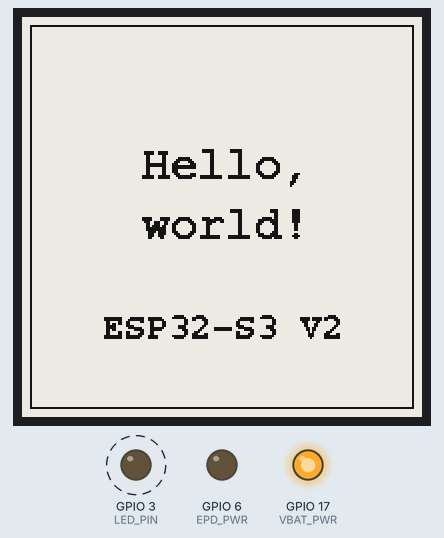
A sketch run on a simulated ESP32-S3. Shown: 200×200 one-colour display, output pins drawn as LEDs (lit = HIGH). Dashed ring = blinking. What the sketch prints to the serial monitor is not drawn.

Above: at 3.3 s.
Timing chart, 0 to 130.0 s (numbered marks = the images above):
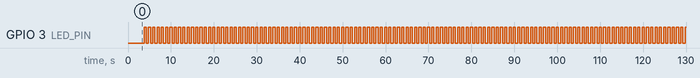

Measured:
- by itself, GPIO 3 (LED_PIN): alternates HIGH for 0.50 s and LOW for 0.50 s

The sketch:

hello_epaper.ino
```cpp
// Hello world for the Waveshare ESP32-S3-ePaper-1.54 V2:
// draws text on the e-paper, blinks the LED and logs to USB serial.

#include <SPI.h>
#include <GxEPD2_BW.h>
#include <Fonts/FreeMonoBold12pt7b.h>
#include <Fonts/FreeMonoBold9pt7b.h>

// V2 pins (from Waveshare's ESP-IDF V2 examples)
#define EPD_SCK   12
#define EPD_MOSI  13
#define EPD_CS    11
#define EPD_DC    10
#define EPD_RST    9
#define EPD_BUSY   8
#define EPD_PWR    6   // active low: LOW = display powered
#define VBAT_PWR  17   // HIGH keeps the board on when running from battery
#define LED_PIN    3

// 1.54" 200x200 black/white panel, SSD1681 controller
GxEPD2_BW<GxEPD2_154_D67, GxEPD2_154_D67::HEIGHT> display(
    GxEPD2_154_D67(EPD_CS, EPD_DC, EPD_RST, EPD_BUSY));

void drawCentered(const char *text, int16_t y) {
  int16_t x1, y1;
  uint16_t w, h;
  display.getTextBounds(text, 0, 0, &x1, &y1, &w, &h);
  display.setCursor((display.width() - w) / 2 - x1, y);
  display.print(text);
}

void setup() {
  pinMode(VBAT_PWR, OUTPUT);
  digitalWrite(VBAT_PWR, HIGH);
  pinMode(LED_PIN, OUTPUT);
  pinMode(EPD_PWR, OUTPUT);
  digitalWrite(EPD_PWR, LOW);
  delay(10);

  Serial.begin(115200);
  delay(1000);
  Serial.println("hello_epaper: starting");
  Serial.printf("chip: %s rev %d, flash %u MB, PSRAM %u MB\n",
                ESP.getChipModel(), ESP.getChipRevision(),
                ESP.getFlashChipSize() / (1024 * 1024),
                ESP.getPsramSize() / (1024 * 1024));

  SPI.begin(EPD_SCK, -1, EPD_MOSI, EPD_CS);
  display.init(115200);
  display.setRotation(0);
  display.setTextColor(GxEPD_BLACK);

  display.setFullWindow();
  display.firstPage();
  do {
    display.fillScreen(GxEPD_WHITE);
    display.drawRect(4, 4, 192, 192, GxEPD_BLACK);
    display.setFont(&FreeMonoBold12pt7b);
    drawCentered("Hello,", 80);
    drawCentered("world!", 110);
    display.setFont(&FreeMonoBold9pt7b);
    drawCentered("ESP32-S3 V2", 160);
  } while (display.nextPage());

  display.hibernate();
  Serial.println("hello_epaper: display updated");
}

void loop() {
  static uint32_t n = 0;
  digitalWrite(LED_PIN, n % 2);
  Serial.printf("tick %lu\n", (unsigned long)n++);
  delay(500);
}
```
